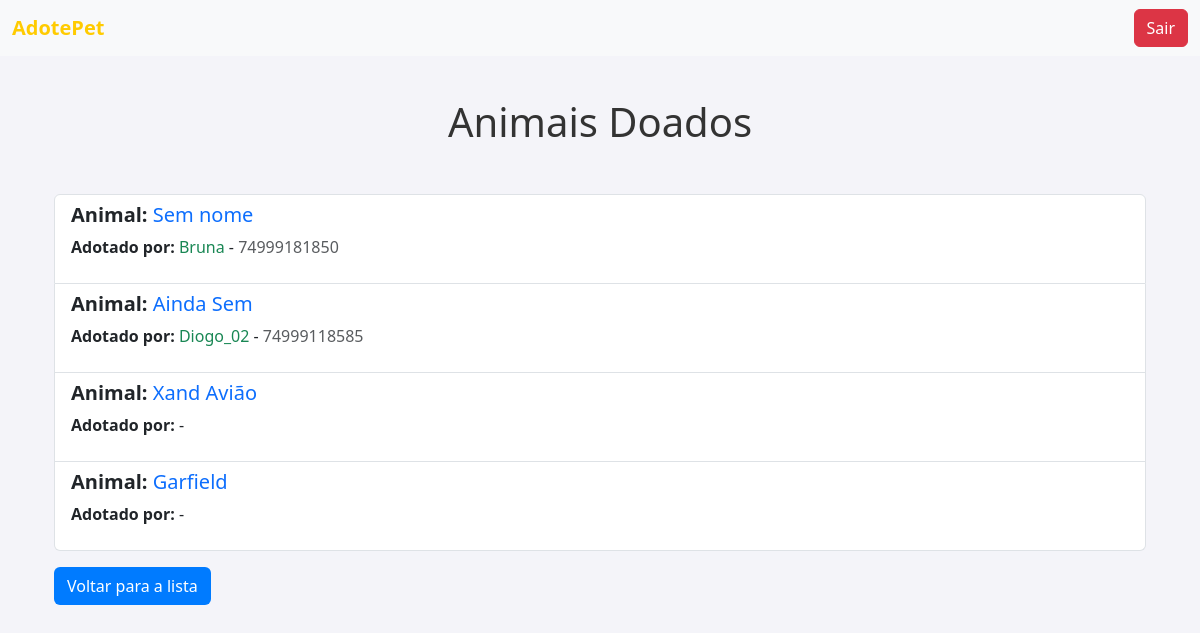
/lista_animais_doados/ (signed in), run on the app's committed database.
### adote/models.py (models this page shows, shortened)
class Animal(models.Model):
    nome = models.CharField(max_length=100)
    idade_anos = models.PositiveIntegerField(
        blank=True, null=True,
        help_text="Preencha apenas se a idade estiver em anos."
    )
    idade_meses = models.PositiveIntegerField(
        blank=True, null=True,
        help_text="Preencha apenas se a idade estiver em meses."
    )
    sexo = models.CharField(max_length=1, choices=SEXO_CHOICES, default='M')
    tipo = models.ForeignKey(TipoAnimal, on_delete=models.CASCADE, related_name="animais")
    descricao = models.TextField(blank=True)
    local = models.ForeignKey(Local, on_delete=models.CASCADE, related_name="animais")
    adotado = models.BooleanField(default=False)
    adotante = models.ForeignKey(
        settings.AUTH_USER_MODEL, null=True, blank=True,
        on_delete=models.SET_NULL, related_name='animais_adotados'
    )
    doador = models.ForeignKey(
        settings.AUTH_USER_MODEL, null=True, blank=True,
        on_delete=models.SET_NULL, related_name='animais_doados'
    )
    foto = models.ImageField(upload_to='fotos_animais/', blank=True, null=True)
    class Meta:
        verbose_name = "Animal"
        verbose_name_plural = "Animais"

class Usuario(AbstractUser):
    tipo_usuario = models.CharField(max_length=10, choices=TIPOS_USUARIO)
    telefone = models.CharField(
        max_length=15,
        blank=True,
        validators=[RegexValidator(
            regex=r'^\+?\d{10,15}$',
            message="Telefone inválido. Use um número válido com 10 a 15 dígitos."
        )]
    )
    class Meta:
        verbose_name = "Usuário"
        verbose_name_plural = "Usuários"

### adote/views.py (the view)
# urls.py: path('lista_animais_doados/', views.lista_animais_doados, name='lista_animais_doados'),
@login_required
def lista_animais_doados(request):
    animais_doados = Animal.objects.filter(doador=request.user)
    return render(request, 'lista_animais_doados.html', {'animais_doados': animais_doados})

### adote/templates/lista_animais_doados.html (shortened to what this page needs)
{% extends 'base.html' %}
{% block content %}
<div class="container mt-5">
    <h1 class="text-center mb-5">Animais Doados</h1>
    <ul class="list-group">
        {% for animal in animais_doados %}
            <li class="list-group-item list-group-item-action">
                <h5 class="mb-2"><strong>Animal:</strong> <span class="text-primary">{{ animal.nome }}</span></h5>
                <p><strong>Adotado por:</strong> <span class="text-success">{{ animal.adotante.username }}</span> - <span class="text-muted">{{ animal.adotante.telefone }}</span></p>
            </li>
        {% empty %}
            <li class="list-group-item text-center text-warning">Nenhum animal doado ainda.</li>
        {% endfor %}
    </ul>
    <a href="{% url 'lista_animais' %}" class="btn btn-custom back-link mt-3">Voltar para a lista</a>
</div>
{% endblock %}

### adote/templates/base.html (style rules this page uses)
body { background-color: #f4f4f9; padding-top: 50px; }
h1, h2 { color: #333; margin-bottom: 20px; }
.btn-custom { background-color: #007bff; color: white; }
.back-link { margin-top: 20px; display: inline-block; }

### adote/templates/lista_animais_doados.html (style rules this page uses)
.text-primary { color: #007bff; }
.text-success { color: #28a745; }
.text-muted { color: #6c757d; }
.list-group-item-action { transition: background-color 0.3s ease; }

### data on the page
Animal: nome "Sem nome", adotante.username "Bruna", adotante.telefone "74999181850"
Animal: nome "Ainda Sem", adotante.username "Diogo_02", adotante.telefone "74999118585"
Animal: nome "Xand Avião"
Animal: nome "Garfield"
